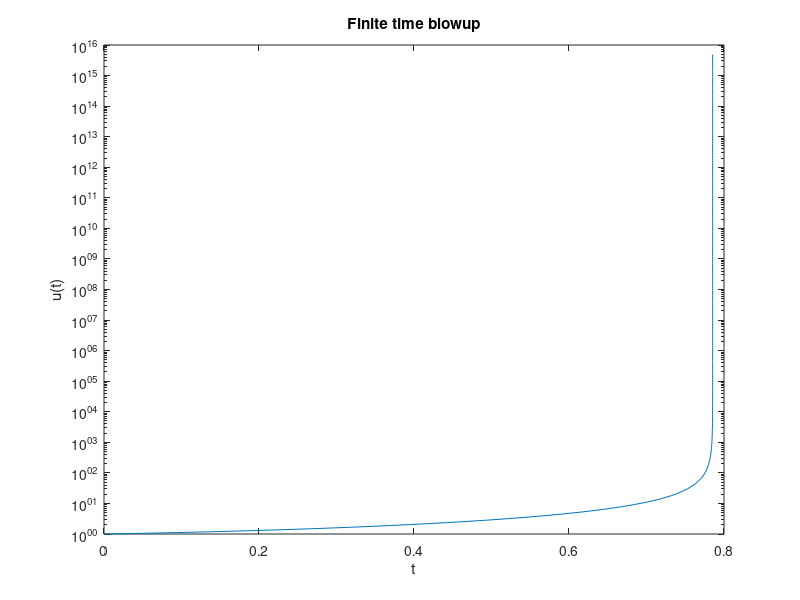

Recreate this plot in MATLAB.
%%
% The equation $u'=(u+t)^2$, gives us some trouble.
f = @(t,u) (t+u).^2;
[t,u] = ode45(f,[0,1],1);
semilogy(t,u)
xlabel('t'), ylabel('u(t)'), title('Finite time blowup')

%%
% The warning message we received can mean that there is a bug in the
% formulation of the problem. But if everything has been done correctly, it
% suggests that the solution does not exist past the indicated
% time. 
